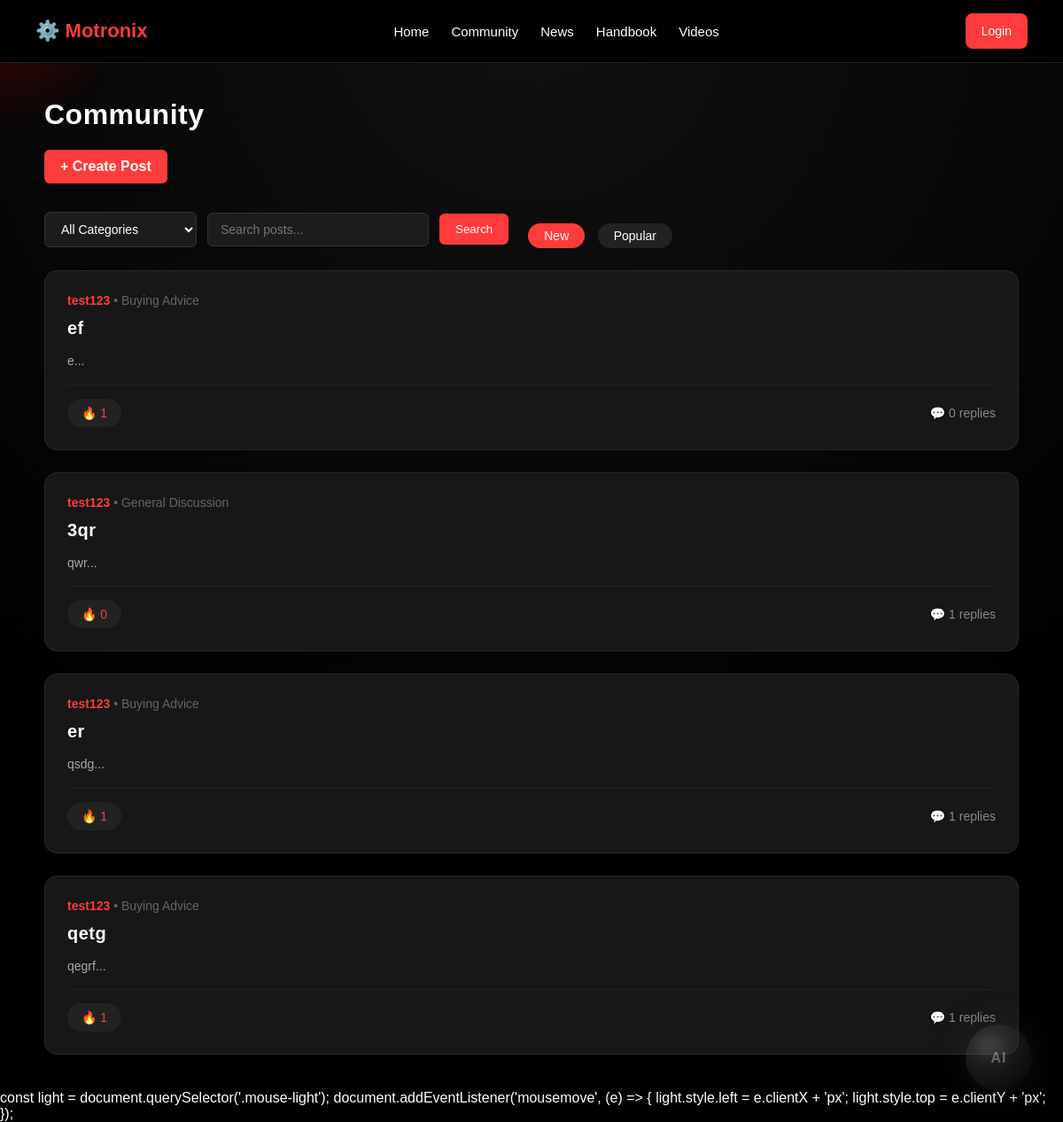
The app's page /community with its own data.
### app.py (models this page shows)
class Post(db.Model):
    id = db.Column(db.Integer, primary_key=True)
    title = db.Column(db.String(200), nullable=False)
    content = db.Column(db.Text, nullable=False)
    user_id = db.Column(db.Integer, db.ForeignKey("user.id"), nullable=False)
    category_id = db.Column(db.Integer, db.ForeignKey("category.id"), nullable=False)
    author = db.relationship("User", backref="posts")
    category = db.relationship("Category", backref="posts")
    comments = db.relationship("Comment", backref="post", cascade="all, delete")
    votes = db.relationship("Vote", backref="post", cascade="all, delete")

class User(UserMixin, db.Model):
    id = db.Column(db.Integer, primary_key=True)
    username = db.Column(db.String(100), unique=True, nullable=False)
    password = db.Column(db.String(100), nullable=False)

class Category(db.Model):
    id = db.Column(db.Integer, primary_key=True)
    name = db.Column(db.String(100), unique=True, nullable=False)

### app.py (the view)
@app.route("/community")
def community():
    posts = Post.query.order_by(Post.id.desc()).all()
    categories = Category.query.all()
    return render_template("community.html", posts=posts, categories=categories)

### templates/community.html (shortened to what this page needs)
{% extends "base.html" %}
{% block content %}
<h1>Community</h1>
<a href="{{ url_for('create') }}" class="create-btn">+ Create Post</a>
<form method="GET" action="{{ url_for('community') }}" class="filter-bar">
    <select name="category">
        <option value="">All Categories</option>
    </select>
    <input type="text"
           name="search"
           placeholder="Search posts..."
           value="{{ search_query or '' }}">
    <button type="submit">Search</button>
    <div style="margin-top:15px;">
        <a href="{{ url_for('community') }}?category={{ selected_category or '' }}&search={{ search_query or '' }}&sort=new"
           class="sort-btn {% if not sort or sort == 'new' %}active-sort{% endif %}">
            New
        </a>
        <a href="{{ url_for('community') }}?category={{ selected_category or '' }}&search={{ search_query or '' }}&sort=popular"
           class="sort-btn {% if sort == 'popular' %}active-sort{% endif %}">
            Popular
        </a>
    </div>
</form>
{% if posts %}
    {% for post in posts %}
<div class="post-card">
    <div style="display:flex; justify-content:space-between; align-items:center; margin-bottom:12px;">
        <div style="font-size:14px;">
            <span style="color:#ff3b3b; font-weight:600;">
                {{ post.author.username }}
            </span>
            <span style="color:#666;">
                • {{ post.category.name }}
            </span>
        </div>
    </div>
    <h2 style="margin:6px 0 10px 0; font-size:20px; font-weight:600;">
        <a href="{{ url_for('post_detail', post_id=post.id) }}"
           style="color:white; text-decoration:none;">
            {{ post.title }}
        </a>
    </h2>
    <p style="color:#aaa; font-size:14px; line-height:1.6;">
        {{ post.content[:180] }}...
    </p>
    <div style="height:1px; background:#222; margin:15px 0;"></div>
    <div style="display:flex; justify-content:space-between; align-items:center;">
        <a href="{{ url_for('upvote', post_id=post.id) }}"
           class="vote-btn {% if current_user.is_authenticated and post.votes|selectattr('user_id','equalto',current_user.id)|list|length > 0 %}voted{% endif %}">
            🔥 {{ post.votes|length }}
        </a>
        <a href="{{ url_for('post_detail', post_id=post.id) }}"
           style="color:#888; text-decoration:none; font-size:14px;">
            💬 {{ post.comments|length }} replies
        </a>
    </div>
</div>
    {% endfor %}
{% else %}
    <p>No posts yet.</p>
{% endif %}
{% endblock %}

### templates/base.html (shortened to what this page needs)
<!DOCTYPE html>
<html>
<head>
    <link rel="stylesheet" href="{{ url_for('static', filename='style.css') }}">
</head>
<body>
<div class="mouse-light"></div>
<nav class="navbar">
    <div class="nav-left">
      <a href="/" class="logo">⚙️ Motronix</a>
    </div>
    <div class="nav-center">
        <a href="/">Home</a>
        <a href="/community">Community</a>
        <a href="/news">News</a>
        <a href="/handbook">Handbook</a>
        <a href="/videos">Videos</a>
    </div>
    <div class="nav-right">
   {% if current_user.is_authenticated %}
            <div class="nav-profile-wrapper">
                <div class="nav-profile">
                    <div class="profile-badge">
                        {{ current_user.username[0] | upper }}
                    </div>
                    <span class="profile-name">
                        {{ current_user.username }}
                    </span>
                </div>
                <a href="/logout" class="nav-btn">Logout</a>
            </div>
        {% else %}
            {% if request.path == "/login" %}
                <a href="/register" class="nav-btn">Register</a>
            {% elif request.path == "/register" %}
                <a href="/login" class="nav-btn">Login</a>
            {% else %}
                <a href="/login" class="nav-btn">Login</a>
            {% endif %}
        {% endif %}
    </div>
</nav>
<div class="main-container">
    {% block content %}{% endblock %}
</div>
{% if current_user.is_authenticated %}
<div class="ai-orb" onclick="toggleAI()">
    <span class="ai-text">AI</span>
</div>
<div class="ai-chatbox" id="aiBox">
    <div class="ai-header">
      Motronix AI
        <span style="cursor:pointer;" onclick="toggleAI()">✖</span>
    </div>
    <div class="ai-messages" id="aiMessages">
        <div class="ai-message">
            Hi 👋 I’m your Motronix Car Assistant.
Ask anything about buying, service, engine, EV or scams.
        </div>
    </div>
    <div class="ai-input-area">
        <input type="text" id="aiInput" placeholder="Ask something..." />
        <button onclick="sendAI()">Send</button>
    </div>
</div>
{% else %}
<div class="ai-orb disabled-ai" onclick="redirectToLogin()">
    <span class="ai-text">AI</span>
</div>
{% endif %}
const light = document.querySelector('.mouse-light');
document.addEventListener('mousemove', (e) => {
    light.style.left = e.clientX + 'px';
    light.style.top = e.clientY + 'px';
});
</body>
</html>

### static/style.css (style rules this page uses)
body { margin: 0; font-family: Arial, Helvetica, sans-serif; background: radial-gradient(circle at top, #111 0%, #000 70%); color: white; }
.main-container { max-width: 1100px; margin: 40px auto; padding: 0 20px; }
.navbar { display: flex; justify-content: space-between; align-items: center; background: #000; padding: 15px 40px; border-bottom: 1px solid #222; }
.nav-left .logo { font-size: 22px; font-weight: bold; color: #ff3b3b; text-decoration: none; }
.nav-center { display: flex; gap: 25px; }
.nav-center a { color: white; text-decoration: none; font-size: 15px; transition: 0.3s; }
.nav-right { display: flex; align-items: center; gap: 15px; }
.nav-btn { background: #ff3b3b; padding: 6px 14px; border-radius: 4px; text-decoration: none; color: white; font-size: 14px; transition: 0.3s; }
.create-btn { display: inline-block; margin-bottom: 30px; padding: 10px 18px; background: #ff3b3b; color: white; text-decoration: none; border-radius: 6px; font-weight: bold; transition: 0.3s; }
.filter-bar { display: flex; gap: 12px; align-items: center; margin-bottom: 25px; flex-wrap: wrap; }
.filter-bar select, .filter-bar input { background: #1c1c1c; color: white; border: 1px solid #333; padding: 10px 14px; border-radius: 6px; font-size: 14px; }
.filter-bar input { width: 220px; }
.filter-bar button { background: #ff3b3b; border: none; color: white; padding: 10px 18px; border-radius: 6px; cursor: pointer; font-weight: 500; }
.sort-btn { background: #222; color: white; padding: 6px 18px; border-radius: 20px; text-decoration: none; margin-left: 10px; font-size: 14px; display: inline-block; transition: 0.2s; }
.active-sort { background: #ff3b3b !important; color: white !important; }
.post-card { background: rgba(26, 26, 26, 0.9); padding: 25px; border-radius: 14px; border: 1px solid #2a2a2a; margin-bottom: 25px; transition: all 0.3s ease; backdrop-filter: blur(6px); }
.vote-btn { background: #222; color: #ff3b3b; padding: 8px 16px; border-radius: 30px; text-decoration: none; font-size: 14px; transition: all 0.3s ease; }
html { scroll-behavior: smooth; }
.mouse-light { position: fixed; top: 0; left: 0; width: 300px; height: 300px; pointer-events: none; border-radius: 50%; background: radial-gradient(circle, rgba(255,0,0,0.25) 0%, transparent 70%); transform: translate(-50%, -50%); z-index: -1; transition: transform 0.05s linear; }
.post-card { transition: all 0.25s ease; }
button, .create-btn, .vote-btn { transition: all 0.2s ease; }
h1, h2, h3 { letter-spacing: 0.5px; }
p { font-weight: 300; }
a { transition: 0.2s ease; }
.navbar { backdrop-filter: blur(6px); }
.nav-btn { height: 40px; padding: 0 18px; display: flex; align-items: center; border-radius: 8px; }
.ai-orb { position: fixed; bottom: 35px; right: 35px; width: 75px; height: 75px; border-radius: 50%; background: radial-gradient(circle at 30% 30%, #ff3b3b, #5a0000); background: radial-gradient(circle at 30% 30%, #ff3b3b, #2a0000); box-shadow: 0 0 20px rgba(255,0,0,0.6), 0 0 60px rgba(255,0,0,0.4), 0 0 120px rgba(255,0,0,0.2); transition: transform 0.2s ease, box-shadow 0.3s ease; display: flex; align-items: center; justify-content: center; cursor: pointer; z-index: 9999; box-shadow: 0 0 40px rgba(255, 0, 0, 0.8); animation: floatOrb 3s ease-in-out infinite; transition: 0.3s ease; overflow: hidden; }
.ai-orb::before { content: ""; position: absolute; width: 120%; height: 120%; border-radius: 50%; border: 2px solid rgba(255, 0, 0, 0.4); animation: rotateRing 6s linear infinite; }
.ai-orb::after { content: ""; position: absolute; width: 40%; height: 40%; background: rgba(255,255,255,0.15); border-radius: 50%; top: 15%; left: 20%; filter: blur(4px); }
.ai-text { position: relative; font-size: 16px; font-weight: 700; color: white; letter-spacing: 1px; z-index: 2; }
.disabled-ai { opacity: 0.4; filter: grayscale(100%); cursor: pointer; }

### records on screen
Post: author.username "test123", category.name "Buying Advice", title "ef", content "e", votes|length "1", comments|length "0"
Post: author.username "test123", category.name "General Discussion", title "3qr", content "qwr", votes|length "0", comments|length "1"
Post: author.username "test123", category.name "Buying Advice", title "er", content "qsdg", votes|length "1", comments|length "1"
Post: author.username "test123", category.name "Buying Advice", title "qetg", content "qegrf", votes|length "1", comments|length "1"
